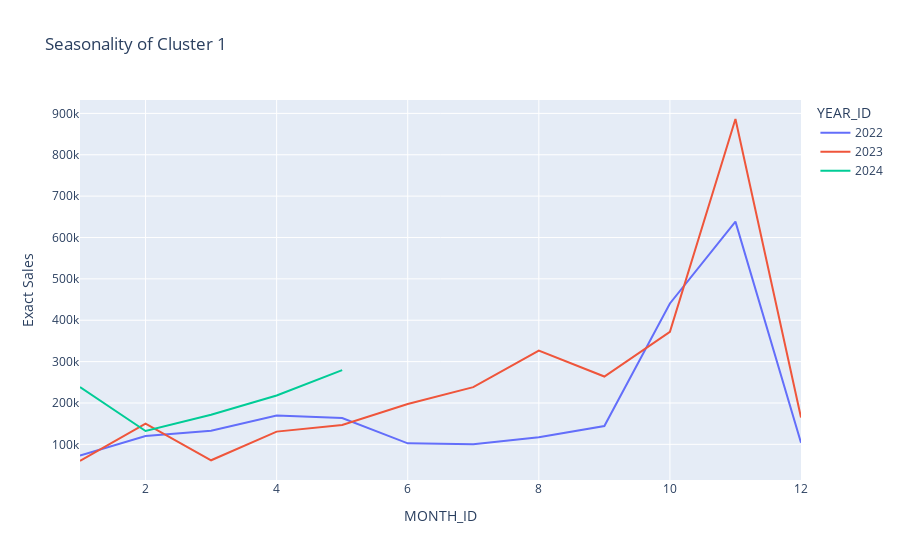

The notebook cell this image was saved under:
### Code cell
#cluster 1 time series
cluster1_data = df[df['CustomerName'].isin(cluster1['CustomerName'].values)]
cluster1_seasonality = cluster1_data.groupby(['YEAR_ID','MONTH_ID'])['Exact Sales'].sum().reset_index()
fig = px.line(cluster1_seasonality, x='MONTH_ID', y='Exact Sales', color='YEAR_ID', title='Seasonality of Cluster 1')
fig.show()

### Figure 1 — Plotly figure (JSON) as saved in the notebook; plotly's stock layout.template omitted (floating-point values rounded to 4 significant figures)
{"data": [{"hovertemplate": "YEAR_ID=2022<br>MONTH_ID=%{x}<br>Exact Sales=%{y}<extra></extra>", "legendgroup": "2022", "line": {"color": "#636efa", "dash": "solid"}, "marker": {"symbol": "circle"}, "mode": "lines", "name": "2022", "orientation": "v", "showlegend": true, "type": "scatter", "x": [1, 2, 3, 4, 5, 6, 7, 8, 9, 10, 11, 12], "xaxis": "x", "y": [72800.0, 120000.0, 133000.0, 169400.0, 163700.0, 102500.0, 100100.0, 117200.0, 144100.0, 440600.0, 638400.0, 103700.0], "yaxis": "y"}, {"hovertemplate": "YEAR_ID=2023<br>MONTH_ID=%{x}<br>Exact Sales=%{y}<extra></extra>", "legendgroup": "2023", "line": {"color": "#EF553B", "dash": "solid"}, "marker": {"symbol": "circle"}, "mode": "lines", "name": "2023", "orientation": "v", "showlegend": true, "type": "scatter", "x": [1, 2, 3, 4, 5, 6, 7, 8, 9, 10, 11, 12], "xaxis": "x", "y": [59720.0, 150000.0, 61470.0, 130700.0, 146900.0, 197600.0, 238300.0, 326400.0, 263900.0, 372000.0, 886400.0, 164900.0], "yaxis": "y"}, {"hovertemplate": "YEAR_ID=2024<br>MONTH_ID=%{x}<br>Exact Sales=%{y}<extra></extra>", "legendgroup": "2024", "line": {"color": "#00cc96", "dash": "solid"}, "marker": {"symbol": "circle"}, "mode": "lines", "name": "2024", "orientation": "v", "showlegend": true, "type": "scatter", "x": [1, 2, 3, 4, 5], "xaxis": "x", "y": [238400.0, 132200.0, 171300.0, 218000.0, 279500.0], "yaxis": "y"}], "layout": {"legend": {"title": {"text": "YEAR_ID"}, "tracegroupgap": 0}, "title": {"text": "Seasonality of Cluster 1"}, "xaxis": {"anchor": "y", "domain": [0, 1], "title": {"text": "MONTH_ID"}}, "yaxis": {"anchor": "x", "domain": [0, 1], "title": {"text": "Exact Sales"}}}}
